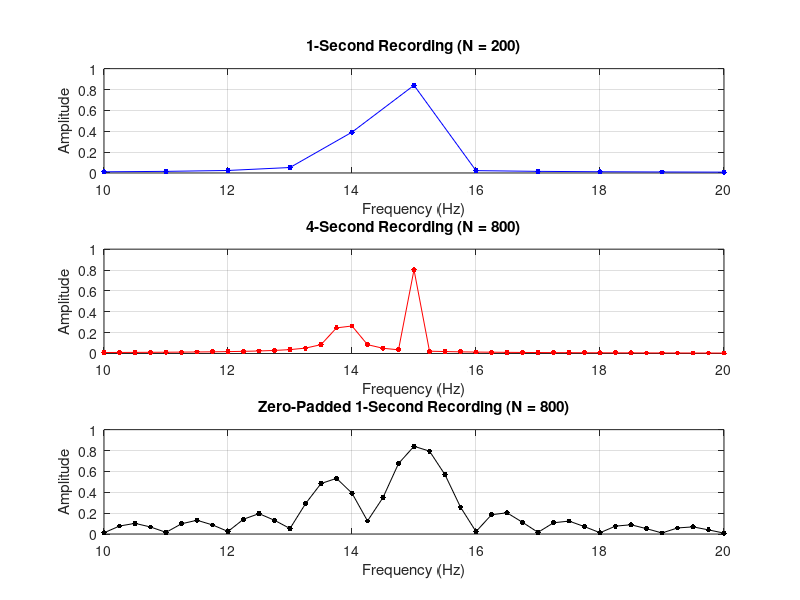

The MATLAB script that drew this image:
% exercise3.m
d = 4; % Assigned digit
f2 = 13.2 + 0.17*d; % f2 = 13.88 Hz

fs = 200;

% 1. One-second recording
T1 = 1;
t1 = 0:1/fs:T1-1/fs;
x1 = 0.8*sin(2*pi*15*t1) + 0.4*sin(2*pi*f2*t1);

N1 = length(x1);
Y1 = fft(x1);
P1_1 = abs(Y1/N1);
P1_1 = P1_1(1:N1/2+1); P1_1(2:end-1) = 2*P1_1(2:end-1);
f1 = fs*(0:N1/2)/N1;

% 2. Four-second recording
T4 = 4;
t4 = 0:1/fs:T4-1/fs;
x4 = 0.8*sin(2*pi*15*t4) + 0.4*sin(2*pi*f2*t4);

N4 = length(x4);
Y4 = fft(x4);
P1_4 = abs(Y4/N4);
P1_4 = P1_4(1:N4/2+1); P1_4(2:end-1) = 2*P1_4(2:end-1);
f4 = fs*(0:N4/2)/N4;

% 3. Zero-padded one-second recording
N_pad = 4 * N1;
Y_pad = fft(x1, N_pad);
P1_pad = abs(Y_pad/N1); % Normalize by original N to maintain amplitude
P1_pad = P1_pad(1:N_pad/2+1); P1_pad(2:end-1) = 2*P1_pad(2:end-1);
f_pad = fs*(0:N_pad/2)/N_pad;

% Plotting
figure('Color', 'white', 'Position', [100, 100, 800, 800]);

subplot(3,1,1);
plot(f1, P1_1, 'b.-', 'MarkerSize', 12);
grid on; xlim([10 20]);
xlabel('Frequency (Hz)'); ylabel('Amplitude');
title('1-Second Recording (N = 200)');

subplot(3,1,2);
plot(f4, P1_4, 'r.-', 'MarkerSize', 12);
grid on; xlim([10 20]);
xlabel('Frequency (Hz)'); ylabel('Amplitude');
title('4-Second Recording (N = 800)');

subplot(3,1,3);
plot(f_pad, P1_pad, 'k.-', 'MarkerSize', 12);
grid on; xlim([10 20]);
xlabel('Frequency (Hz)'); ylabel('Amplitude');
title('Zero-Padded 1-Second Recording (N = 800)');

saveas(gcf, 'leakage-comparison.png');
